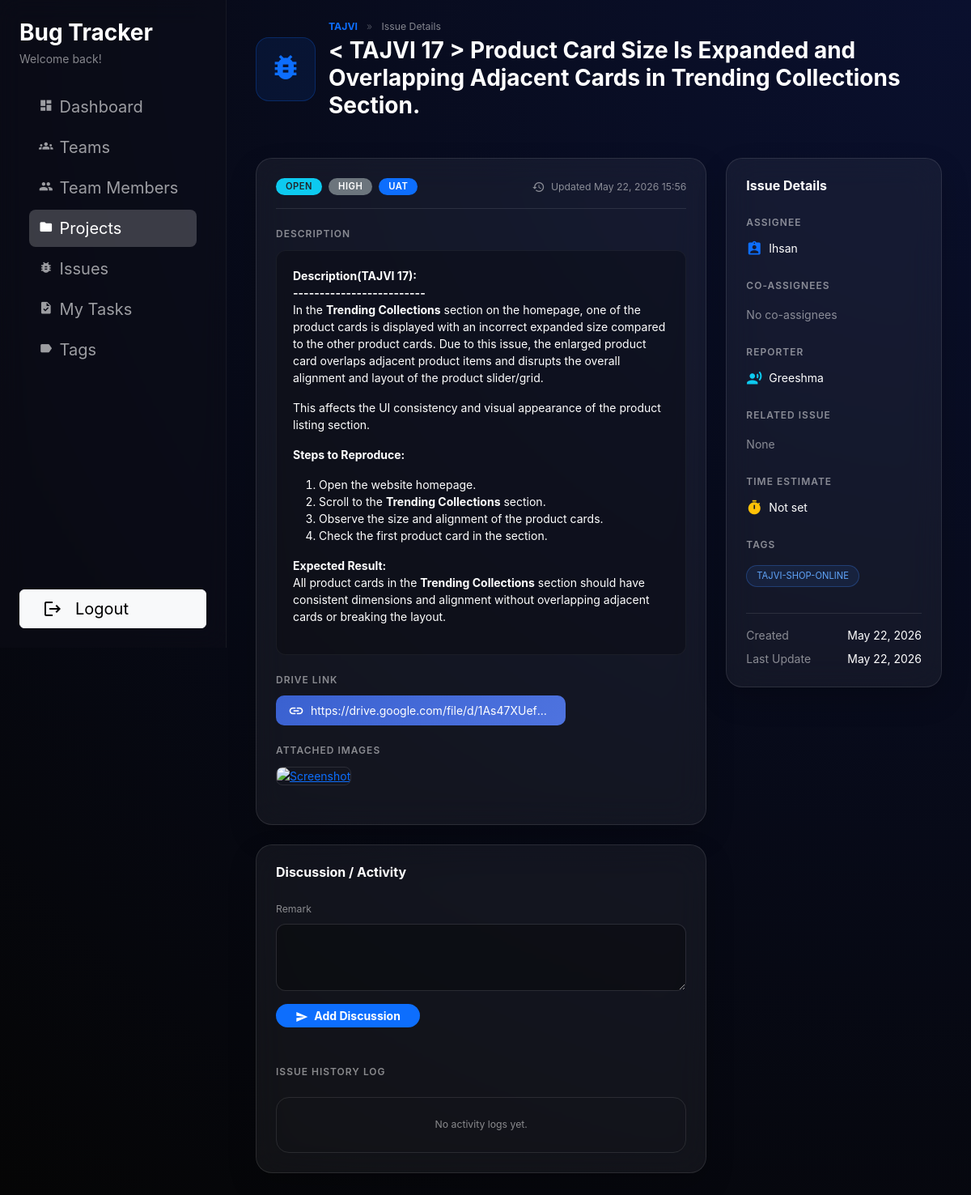
The page /issues/177/ (signed in) on the database its author committed.
### issues/models.py (models this page shows, shortened)
class Issue(models.Model):
    project = models.ForeignKey(
        Project,
        on_delete=models.CASCADE,
        related_name='issues',
    )
    title = models.CharField(max_length=255)
    description = models.TextField(blank=True)
    issue_type = models.CharField(
        max_length=20,
        choices=IssueTypeChoices.choices,
        default=IssueTypeChoices.TASK,
    )
    drive_url = models.CharField(
        max_length=500,
        null=True,
        blank=True
    )
    reporter = models.ForeignKey(
        settings.AUTH_USER_MODEL,
        on_delete=models.SET_NULL,
        null=True,
        blank=True,
        related_name='reported_issues',
    )
    assignee = models.ForeignKey(
        settings.AUTH_USER_MODEL,
        on_delete=models.SET_NULL,
        null=True,
        blank=True,
        related_name='assigned_issues',
        limit_choices_to={'is_superuser': False},
    )
    co_assignees = models.ManyToManyField(
        settings.AUTH_USER_MODEL,
        blank=True,
        related_name='co_assigned_issues',
        help_text='Additional users assigned to this issue',
        limit_choices_to={'is_superuser': False},
    )
    priority = models.CharField(
        max_length=20,
        choices=IssuePriorityChoices.choices,
        default=IssuePriorityChoices.MEDIUM,
    )
    environment = models.CharField(
        max_length=20,
        choices=IssueEnvironmentChoices.choices,
        default=IssueEnvironmentChoices.STAGING,
    )
    status = models.CharField(
        max_length=20,
        choices=IssueStatusChoices.choices,
        default=IssueStatusChoices.OPEN,
    )
    time_estimate_hours = models.DecimalField(
        max_digits=6,
        decimal_places=2,
        null=True,
        blank=True,
        help_text='Estimated effort in hours',
    )
    related_issue = models.ForeignKey(
        'self',
        on_delete=models.SET_NULL,
        null=True,
        blank=True,
        related_name='related_issues',
        help_text='Optional related or parent issue',
        limit_choices_to={'issue_type': IssueTypeChoices.TASK},  # optional extra safety
    )
    tags = models.ManyToManyField(
        'Tag',
        related_name='issues',
        blank=True,
        help_text='Tags used to classify this issue',
    )
    remarks = models.TextField(blank=True)
    qa_note = models.TextField(blank=True)
    image_1 = CloudinaryField('image', null=True, blank=True)
    image_2 = CloudinaryField('image', null=True, blank=True)
    image_3 = CloudinaryField('image', null=True, blank=True)
    image_4 = CloudinaryField('image', null=True, blank=True)
    created_by = models.ForeignKey(
        settings.AUTH_USER_MODEL,
        on_delete=models.SET_NULL,
        null=True,
        blank=True,
        related_name='created_issues',
    )
    created_at = models.DateTimeField(auto_now_add=True)
    updated_at = models.DateTimeField(auto_now=True)
    class Meta:
        ordering = ['-created_at']
    def is_authorized(self, user):
        if not user or not user.is_authenticated:
            return False
        if user == self.assignee:
            return True
        if self.co_assignees.filter(id=user.id).exists():
            return True
        if user == self.reporter:
            return True
        team_member = getattr(user, 'team_member', None)
        if team_member and team_member.role in getattr(settings, 'MANAGEMENT_ROLES', []):
            return True
        return False

class Project(models.Model):
    name = models.CharField(max_length=255)
    code = models.CharField(max_length=50, unique=True)
    description = models.TextField(blank=True)
    owner = models.ForeignKey(
        settings.AUTH_USER_MODEL,
        on_delete=models.SET_NULL,
        null=True,
        blank=True,
        related_name='owned_projects',
    )
    team = models.ForeignKey(
        'users.Team',  # change this string if your Team model lives elsewhere
        on_delete=models.SET_NULL,
        null=True,
        blank=True,
        related_name='projects',
    )
    is_active = models.BooleanField(default=True)
    created_by = models.ForeignKey(
        settings.AUTH_USER_MODEL,
        on_delete=models.SET_NULL,
        null=True,
        blank=True,
        related_name='created_projects',
    )
    created_at = models.DateTimeField(auto_now_add=True)
    updated_at = models.DateTimeField(auto_now=True)
    class Meta:
        ordering = ['name']

class Tag(models.Model):
    name = models.CharField(max_length=100, unique=True)
    slug = models.SlugField(max_length=120, unique=True, blank=True)
    is_active = models.BooleanField(default=True)
    created_at = models.DateTimeField(auto_now_add=True)
    class Meta:
        ordering = ["name"]

### users/models.py (models this page shows)
class User(AbstractUser):
    pass

### issues/views.py (the view)
# urls.py: path('issues/<int:pk>/', IssueDetailView.as_view(), name='issue_detail'),
class IssueDetailView(LoginRequiredMixin, DetailView):
    model = Issue
    template_name = 'issues/issue_detail.html'
    context_object_name = 'issue'
    def get_queryset(self):
        return Issue.objects.select_related('project', 'assignee', 'reporter')
    def get_context_data(self, **kwargs):
        context = super().get_context_data(**kwargs)
        issue = self.object
        issue.can_edit = issue.is_authorized(self.request.user)
        context['remark_form'] = IssueRemarkLogForm(initial={'issue': issue})
        context['remark_logs'] = issue.remark_logs.select_related('author').all()
        return context

### templates/issues/issue_detail.html (shortened to what this page needs)
{% extends "users/index.html" %}
{% load text_filters %}
{% block nav_projects_active %}active{% endblock %}
{% block dashboard_content %}
{% block page_header %}
<div class="row mb-5">
    <div class="col d-flex align-items-center">
        <div class="p-3 rounded-4 bg-primary bg-opacity-10 me-3 border border-primary border-opacity-25">
            <span class="material-icons text-primary fs-1">bug_report</span>
        </div>
        <div>
            <p class="small mb-1 text-white-50">
                <a href="{% url 'issues:project_detail' issue.project.pk %}" class="text-decoration-none text-primary fw-bold">
                    {{ issue.project.name }}
                </a>
                <span class="mx-2 opacity-50">&raquo;</span> Issue Details
            </p>
            <h1 class="text-white fw-bold mb-0 fs-3">{{ issue.title }}</h1>
        </div>
    </div>
</div>
{% endblock %}
{% block content %}
<div class="row g-4 mb-4">
    <div class="col-md-8">
        <div class="glass-card p-4 mb-4">
            <div class="d-flex justify-content-between align-items-center mb-4 pb-3 border-bottom border-white border-opacity-10">
                <div class="d-flex flex-wrap align-items-center gap-2">
                    <span class="badge badge-premium {% if issue.status == 'open' %}bg-info{% elif issue.status == 'done' %}bg-success{% else %}bg-warning{% endif %} text-dark">
                        {{ issue.get_status_display }}
                    </span>
                    <span class="badge badge-premium bg-secondary">
                        {{ issue.get_priority_display }}
                    </span>
                    <span class="badge badge-premium bg-primary">
                        {{ issue.get_environment_display }}
                    </span>
                </div>
                <div class="small text-white-50">
                    <span class="material-icons fs-6 align-middle me-1">history</span>
                    Updated {{ issue.updated_at|date:"M d, Y H:i" }}
                </div>
            </div>
            {% if issue.description %}
                <h2 class="section-label">Description</h2>
                <div class="description-box mb-4">{{ issue.description|safe }}</div>
            {% endif %}
            {% if issue.drive_url %}
            <h2 class="section-label">Drive Link</h2>
            <div class="mb-4">
                <a href="{{ issue.drive_url }}" target="_blank" rel="noopener noreferrer"
                class="drive-link-badge text-white text-decoration-none d-inline-flex align-items-center">
                    <span class="material-icons me-2 fs-5">link</span>
                    <span class="text-truncate" style="max-width: 300px;">{{ issue.drive_url }}</span>
                </a>
            </div>
            {% endif %}
            {% if issue.image_1 or issue.image_2 or issue.image_3 or issue.image_4 %}
            <h2 class="section-label">Attached Images</h2>
            <div class="row g-2 mb-4">
                {% if issue.image_1 %}
                    <div class="col-6 col-md-3">
                        <a href="{{ issue.image_1.url }}" target="_blank">
                            <img src="{{ issue.image_1.url }}" alt="Screenshot" class="img-fluid rounded-3 border border-white border-opacity-10">
                        </a>
                    </div>
                {% endif %}
            </div>
            {% endif %}
        </div>
        <div class="glass-card p-4">
            <h2 class="h6 text-white mb-4 fw-bold">Discussion / Activity</h2>
            <form method="post" action="{% url 'issues:issue_add_remark' issue.pk %}" class="mb-5">
                <div class="row">
                    <div class="col-12 mb-3">
                        <label class="form-label text-white-50 small" for="{{ remark_form.remark.id_for_label }}">Remark</label>
                        {{ remark_form.remark }}
                    </div>
                </div>
                <button type="submit" class="btn btn-primary rounded-pill px-4 btn-sm fw-bold border-0">
                    <span class="material-icons fs-6 me-1 align-middle">send</span> Add Discussion
                </button>
            </form>
            <h2 class="section-label mb-4">Issue History Log</h2>
            {% if remark_logs %}
                <div class="d-flex flex-column gap-3">
                    {% for log in remark_logs %}
                        <div class="p-3 rounded-4" style="background: rgba(0,0,0,0.2); border: 1px solid rgba(255,255,255,0.05);">
                            <div class="d-flex justify-content-between align-items-center mb-2">
                                <div class="text-white fw-bold d-flex align-items-center">
                                    <span class="material-icons fs-6 me-1 text-primary">account_circle</span>
                                    {{ log.author.get_short_name|default:log.author.username|default:"System" }}
                                </div>
                                <div class="text-white-50 smaller">
                                    {{ log.created_at|date:"M d, Y H:i" }}
                                </div>
                            </div>
                            {% if log.remark %}
                                <div class="text-white small mb-1 opacity-75">
                                    <strong class="text-white-50">Remark:</strong> <div>{{ log.remark|safe }}</div>
                                </div>
                            {% endif %}
                            {% if log.qa_note %}
                                <div class="text-white small mb-0 opacity-75">
                                    <strong class="text-info opacity-75">QA Note:</strong> <div>{{ log.qa_note|safe }}</div>
                                </div>
                            {% endif %}
                        </div>
                    {% endfor %}
                </div>
            {% else %}
                <div class="p-4 text-center rounded-4 border border-white border-opacity-10">
                    <p class="text-white-50 small mb-0">No activity logs yet.</p>
                </div>
            {% endif %}
        </div>
    </div>
    <div class="col-md-4">
        <div class="glass-card p-4">
            <h2 class="h6 text-white mb-4 fw-bold">Issue Details</h2>
            <div class="d-flex flex-column gap-4">
                <div>
                    <label class="section-label">Assignee</label>
                    <div class="text-white d-flex align-items-center">
                        <span class="material-icons fs-5 me-2 text-primary">assignment_ind</span>
                        {% if issue.assignee %}
                            {{ issue.assignee.get_short_name|default:issue.assignee.username }}
                        {% else %}
                            Unassigned
                        {% endif %}
                    </div>
                </div>
                <div>
                    <label class="section-label">Co-Assignees</label>
                    <div class="d-flex flex-wrap gap-1 mt-1">
                        {% for user in issue.co_assignees.all %}
                            <span class="issue-tag-pill-purple">{{ user.get_short_name|default:user.username }}</span>
                        {% empty %}
                            <span class="text-white-50 smaller">No co-assignees</span>
                        {% endfor %}
                    </div>
                </div>
                <div>
                    <label class="section-label">Reporter</label>
                    <div class="text-white d-flex align-items-center">
                        <span class="material-icons fs-5 me-2 text-info">record_voice_over</span>
                        {% if issue.reporter %}
                            {{ issue.reporter.get_short_name|default:issue.reporter.username }}
                        {% else %}
                            -
                        {% endif %}
                    </div>
                </div>
                <div>
                    <label class="section-label">Related Issue</label>
                    <div class="d-flex flex-wrap gap-1 mt-1">
                        {% if issue.related_issue %}
                            <a href="{% url 'issues:issue_detail' issue.related_issue.pk %}" class="issue-tag-pill text-decoration-none d-inline-flex align-items-center gap-1">
                                <span class="material-icons" style="font-size: 12px;">link</span>
                                {{ issue.related_issue.title }}
                            </a>
                        {% else %}
                            <span class="text-white-50 smaller">None</span>
                        {% endif %}
                    </div>
                </div>
                <div>
                    <label class="section-label">Time Estimate</label>
                    <div class="text-white d-flex align-items-center">
                        <span class="material-icons fs-5 me-2 text-warning">timer</span>
                        {{ issue.time_estimate_hours|default:"Not set" }}{% if issue.time_estimate_hours %} hrs{% endif %}
                    </div>
                </div>
                <div>
                    <label class="section-label">Tags</label>
                    <div class="d-flex flex-wrap gap-1 mt-1">
                        {% for tag in issue.tags.all %}
                            <span class="issue-tag-pill">{{ tag.name }}</span>
                        {% empty %}
                            <span class="text-white-50 smaller">No tags</span>
                        {% endfor %}
                    </div>
                </div>
                <div class="pt-3 border-top border-white border-opacity-10 mt-2">
                    <div class="d-flex justify-content-between mb-2">
                        <span class="text-white-50 smaller">Created</span>
                        <span class="text-white smaller">{{ issue.created_at|date:"M d, Y" }}</span>
                    </div>
                    <div class="d-flex justify-content-between">
                        <span class="text-white-50 smaller">Last Update</span>
                        <span class="text-white smaller">{{ issue.updated_at|date:"M d, Y" }}</span>
                    </div>
                </div>
            </div>
        </div>
    </div>
</div>
{% endblock %}
{% endblock %}

### rows shown on the page
Issue: project.name "TAJVI", title "< TAJVI 17 > Product Card Size Is Expanded and Overlapping Adjacent Cards in Trending Collections Section.", status "OPEN", priority "HIGH", environment "UAT", updated_at "May 22, 2026 15:56", description "Description(TAJVI 17): ------------------------- In the Trending Collections section on the homepage, one of the product cards is displayed with an incorrect expanded size compared to the other product cards. Due to this issue, the enlarged product card overlaps adjacent product items and disrupts the overall alignment and layout of the product slider/grid. This affects the UI consistency and visual appearance of the product listing section. Steps to Reproduce: Open the website homepage. Scroll to the Trending Collections section. Observe the size and alignment of the product cards. Check the first product card in the section. Expected Result: All product cards in the Trending Collections…", drive_url "https://drive.google.com/file/d/1As47XUef…", assignee.get_short_name "Ihsan", reporter.get_short_name "Greeshma", time_estimate_hours "Not set", created_at "May 22, 2026", updated_at "May 22, 2026"
Tag: name "TAJVI-SHOP-ONLINE"
